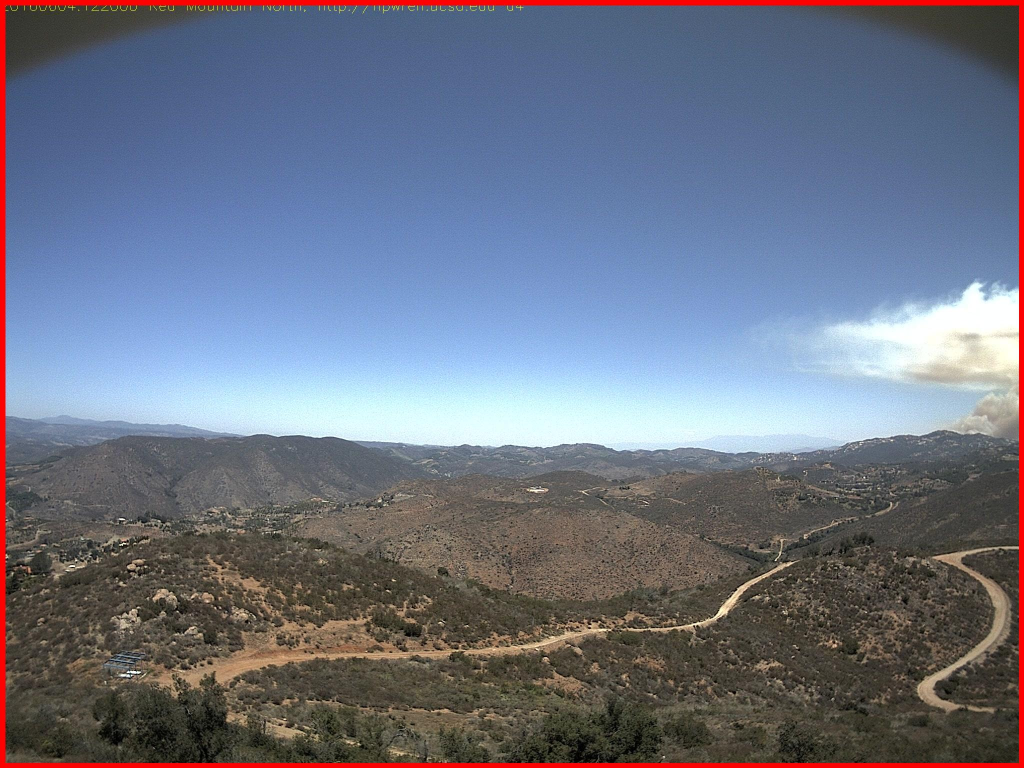
#> input picture bordered_image.jpg, 2048 x 1536 px, given as the content of the folder ../smoke-detection/raw_data/20160604_FIRE_rm-n-mobo-c, which was not available (shown at 1/2 size)
$ python tile_images.py
#> lines starting #> are read from the running program, lines starting #| are printed output that depends on the picture; pictures that were not available may be replaced by others from this repository, and a replacement may not be noted
### utils/get_images.py
import os
import xml.etree.ElementTree as ET
import cv2
from PIL import Image

def get_images(image_dir):
    images = []
    for image in os.listdir(image_dir):
        if image.endswith('.jpeg') or image.endswith('.jpg'):
            images.append(Image.open(os.path.join(image_dir, image)))
    return images

### utils/tile_images.py
import os

from PIL import Image
from utils.get_images import get_images


def tile_image(image, rows, columns):
    # Get the dimensions of the original image
    original_width, original_height = image.size

    # Calculate the width and height of each tile
    tile_width = original_width // columns
    tile_height = original_height // rows

    # Initialize a 2D list to store the tiled images
    tiled_images = [[None] * columns for _ in range(rows)]

    # Split the original image into tiles
    for i in range(rows):
        for j in range(columns):
            # Calculate the coordinates for cropping each tile
            left = j * tile_width
            upper = i * tile_height
            right = left + tile_width
            lower = upper + tile_height

            # Crop the tile from the original image
            tile = image.crop((left, upper, right, lower))

            # Store the tile in the 2D list
            tiled_images[i][j] = tile

    return tiled_images


images_path = "./images/tiled_raw_images"
if not os.path.exists(images_path):
    os.makedirs(images_path)

source_images_path = "../smoke-detection/raw_data/20160604_FIRE_rm-n-mobo-c"
images = get_images(source_images_path)
#> images = 1 item


for image in images:
    tiled_images = tile_image(image, 4, 4)
    filename = image.filename.split("/")[-1].split(".")[0]
    tiled_images_path = f"{images_path}/{filename}"
    if not os.path.exists(tiled_images_path):
        os.makedirs(tiled_images_path)
    for i, row in enumerate(tiled_images):
        for j, tile in enumerate(row):
            tile.save(f"{tiled_images_path}/tiled_image_{i}_{j}.jpg")
#> this loop made 1 pass
#> (original_width in tile_image, original_height in tile_image, tile_width in tile_image, tile_height in tile_image, filename, tiled_images_path) on pass 1: (2048, 1536, 512, 384, 'bordered_image', './images/tiled_raw_images/bordered_image')
#> pass 1, `tile.save(f"{tiled_images_path}/tiled_image_{i}_{j}.jpg")`:
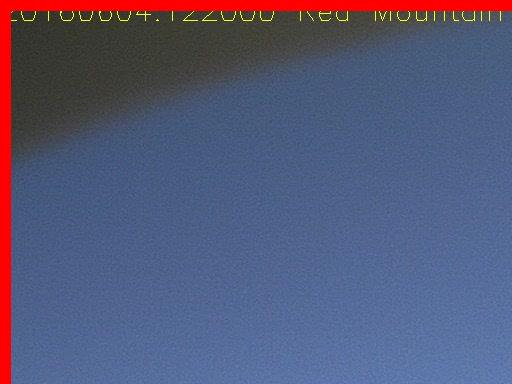
#> saved as tiled_image_0_0.jpg: PIL image 512x384 RGB; mean R, G, B 85.4, 88.9, 119.7
#> pass 1, `tile.save(f"{tiled_images_path}/tiled_image_{i}_{j}.jpg")`:
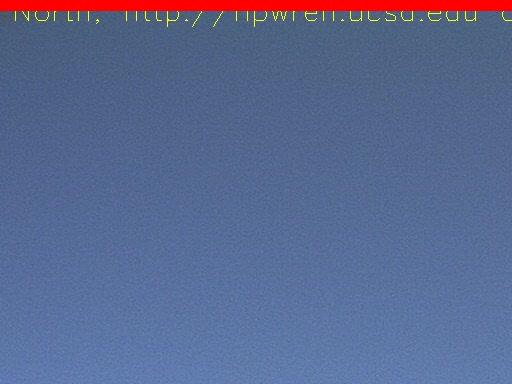
#> saved as tiled_image_0_1.jpg: PIL image 512x384 RGB; mean R, G, B 90.3, 104.5, 144.1
#> pass 1, `tile.save(f"{tiled_images_path}/tiled_image_{i}_{j}.jpg")`:
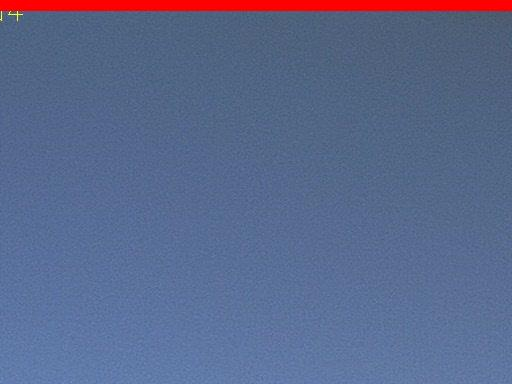
#> saved as tiled_image_0_2.jpg: PIL image 512x384 RGB; mean R, G, B 90.9, 104.2, 140.1
#> pass 1, `tile.save(f"{tiled_images_path}/tiled_image_{i}_{j}.jpg")`:
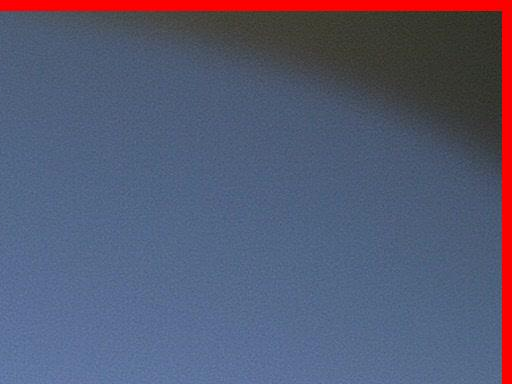
#> saved as tiled_image_0_3.jpg: PIL image 512x384 RGB; mean R, G, B 86.9, 90, 114.1
#> after the loop:
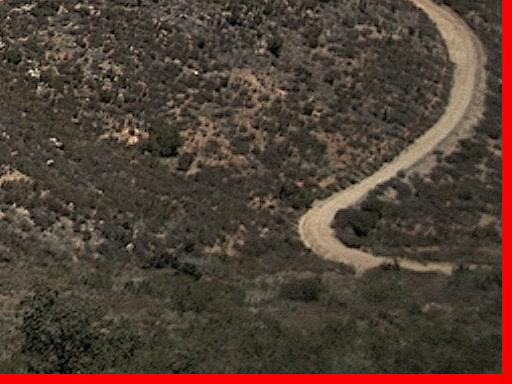
#> tile: PIL image 512x384 RGB; mean R, G, B 81.4, 64.1, 53

$ run again, on tile_0_3.jpg
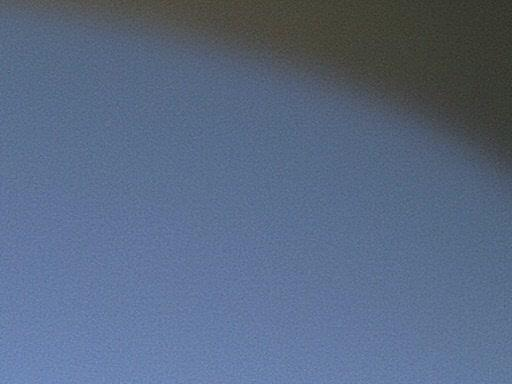
#> input picture tile_0_3.jpg, 512 x 384 px, given as the content of the folder ../smoke-detection/raw_data/20160604_FIRE_rm-n-mobo-c, which was not available
#> images = 1 item
#> the loop `for image in images:` made 1 pass
#> (original_width in tile_image, original_height in tile_image, tile_width in tile_image, tile_height in tile_image, filename, tiled_images_path) on pass 1: (512, 384, 128, 96, 'tile_0_3', './images/tiled_raw_images/tile_0_3')
#> pass 1, `tile.save(f"{tiled_images_path}/tiled_image_{i}_{j}.jpg")`:
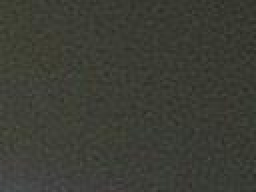
#> saved as tiled_image_0_3.jpg: PIL image 128x96 RGB (shown 2 times larger); mean R, G, B 59.9, 61.1, 53.2
#> after the loop `for image in images:`:
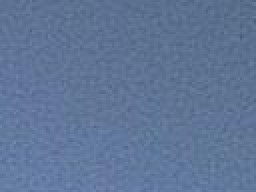
#> tile: PIL image 128x96 RGB (shown 2 times larger); mean R, G, B 95.7, 117.1, 151.3
